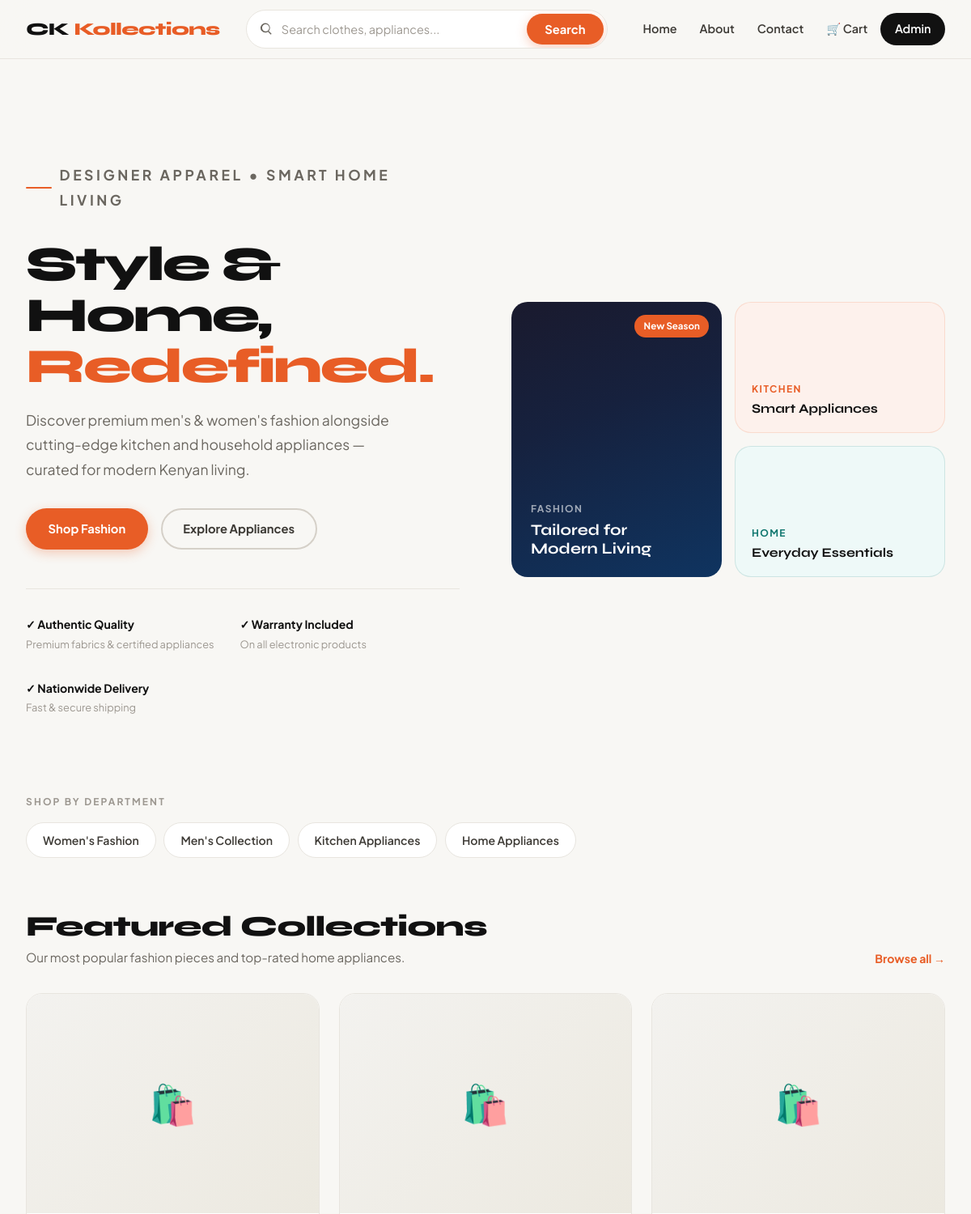
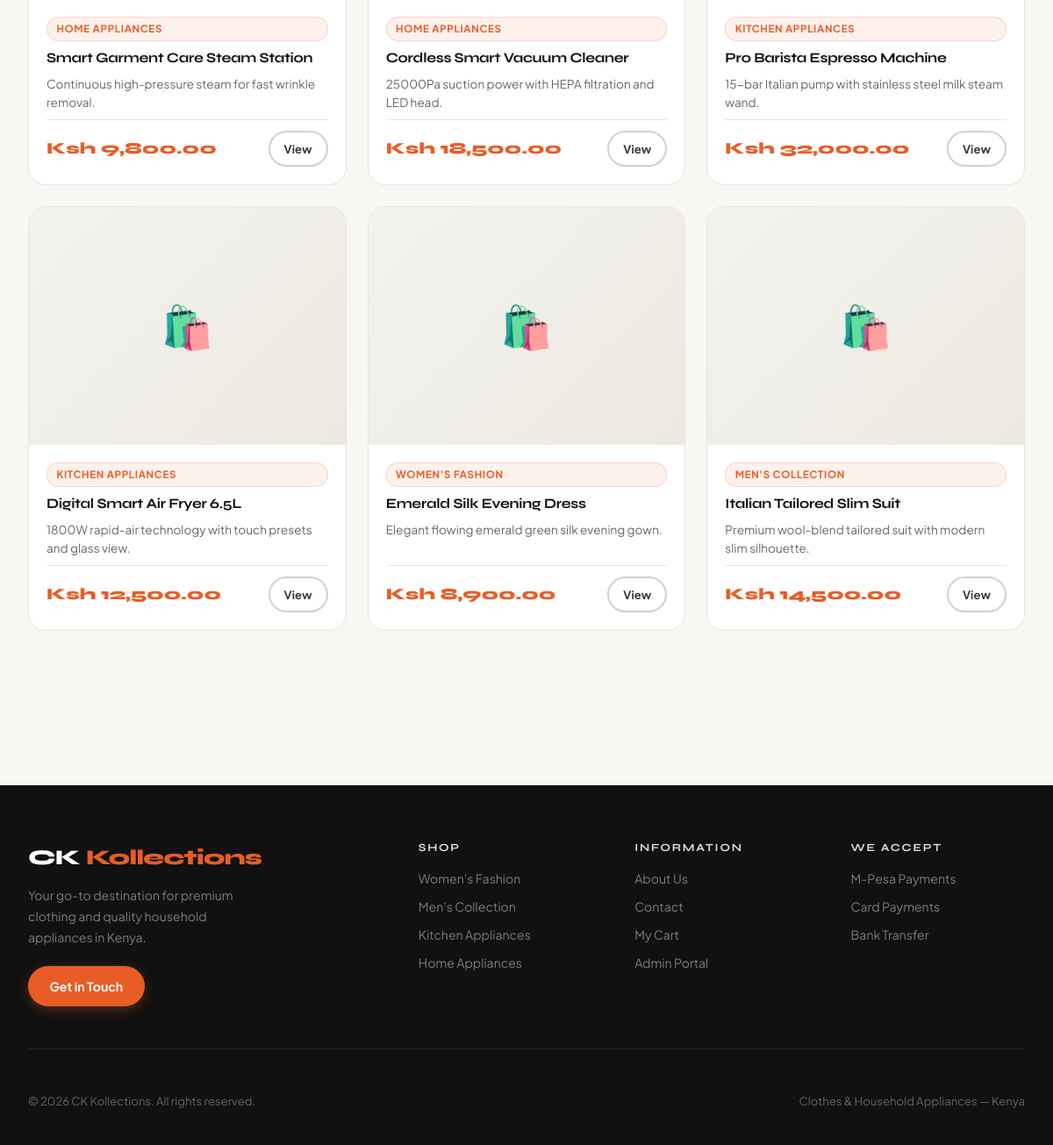
The page / on the database its author committed (2 pictures, top to bottom).
### tables this page shows
CREATE TABLE IF NOT EXISTS categories (
  id INT AUTO_INCREMENT PRIMARY KEY,
  name VARCHAR(255) NOT NULL,
  slug VARCHAR(255) NOT NULL UNIQUE,
  display_order INT NOT NULL DEFAULT 0
);

CREATE TABLE IF NOT EXISTS products (
  id INT AUTO_INCREMENT PRIMARY KEY,
  category_id INT NOT NULL,
  name VARCHAR(255) NOT NULL,
  short_description TEXT NOT NULL,
  description TEXT NOT NULL,
  price DECIMAL(10,2) NOT NULL,
  image VARCHAR(255) NOT NULL,
  created_at TIMESTAMP DEFAULT CURRENT_TIMESTAMP,
  updated_at TIMESTAMP DEFAULT CURRENT_TIMESTAMP ON UPDATE CURRENT_TIMESTAMP,
  FOREIGN KEY (category_id) REFERENCES categories(id) ON DELETE CASCADE
);

### includes/functions.php (called while the page is built, shortened)
<?php
function getDbConnection() {
    static $pdo;
    if ($pdo !== null) {
        return $pdo;
    }
    $config = getConfig();
    $host = $config['MYSQL_HOST'] ?? '127.0.0.1';
    $db = $config['MYSQL_DATABASE'] ?? 'alcy_42591217_ckkollection';
    $user = $config['MYSQL_USER'] ?? 'root';
    $pass = $config['MYSQL_PASSWORD'] ?? '';
    $dsn = sprintf('mysql:host=%s;dbname=%s;charset=utf8mb4', $host, $db);
    try {
        $pdo = new PDO($dsn, $user, $pass, [
            PDO::ATTR_ERRMODE => PDO::ERRMODE_EXCEPTION,
            PDO::ATTR_DEFAULT_FETCH_MODE => PDO::FETCH_ASSOC,
            PDO::ATTR_TIMEOUT => 3,
        ]);
    } catch (PDOException $e) {
        if ($host !== '127.0.0.1' && $host !== 'localhost') {
            try {
                $localDsn = sprintf('mysql:host=127.0.0.1;dbname=%s;charset=utf8mb4', $db);
                $pdo = new PDO($localDsn, 'root', '', [
                    PDO::ATTR_ERRMODE => PDO::ERRMODE_EXCEPTION,
                    PDO::ATTR_DEFAULT_FETCH_MODE => PDO::FETCH_ASSOC,
                ]);
            } catch (PDOException $fallbackError) {
                try {
                    $serverPdo = new PDO('mysql:host=127.0.0.1;charset=utf8mb4', 'root', '', [
                        PDO::ATTR_ERRMODE => PDO::ERRMODE_EXCEPTION,
                    ]);
                    $serverPdo->exec("CREATE DATABASE IF NOT EXISTS `$db` CHARACTER SET utf8mb4 COLLATE utf8mb4_unicode_ci");
                    $pdo = new PDO($localDsn, 'root', '', [
                        PDO::ATTR_ERRMODE => PDO::ERRMODE_EXCEPTION,
                        PDO::ATTR_DEFAULT_FETCH_MODE => PDO::FETCH_ASSOC,
                    ]);
                } catch (PDOException $createError) {
                    renderDbErrorScreen($e->getMessage(), $host);
                    exit;
                }
            }
        } else {
            try {
                $serverPdo = new PDO('mysql:host=127.0.0.1;charset=utf8mb4', $user, $pass, [
                    PDO::ATTR_ERRMODE => PDO::ERRMODE_EXCEPTION,
                ]);
                $serverPdo->exec("CREATE DATABASE IF NOT EXISTS `$db` CHARACTER SET utf8mb4 COLLATE utf8mb4_unicode_ci");
                $pdo = new PDO($dsn, $user, $pass, [
                    PDO::ATTR_ERRMODE => PDO::ERRMODE_EXCEPTION,
                    PDO::ATTR_DEFAULT_FETCH_MODE => PDO::FETCH_ASSOC,
                ]);
            } catch (PDOException $finalErr) {
                renderDbErrorScreen($e->getMessage(), $host);
                exit;
            }
        }
    }
    return $pdo;
}
function getCategories() {
    $pdo = getDbConnection();
    $stmt = $pdo->query('SELECT id, name, slug, display_order FROM categories ORDER BY display_order ASC, name ASC');
    return $stmt->fetchAll();
}
function getProducts($categorySlug = null, $search = null) {
    $pdo = getDbConnection();
    $sql = 'SELECT p.id, p.name, p.short_description, p.description, p.price, p.image, c.slug AS category_slug, c.name AS category_name
            FROM products p
            JOIN categories c ON p.category_id = c.id';
    $params = [];
    $sql .= ' ORDER BY p.id DESC';
    $stmt = $pdo->prepare($sql);
    $stmt->execute($params);
    return $stmt->fetchAll();
}
?>

### index.php (the view, shortened to what this page needs)
<?php
require_once __DIR__ . '/includes/functions.php';
$categories = getCategories();
$products   = getProducts();
include __DIR__ . '/includes/header.php';
?>
<main class="page-content">
  <section class="hero">
    <div class="hero-copy">
      <p class="eyebrow">Designer Apparel &bull; Smart Home Living</p>
      <h1>Style &amp; Home,<br><em>Redefined.</em></h1>
      <p>Discover premium men's &amp; women's fashion alongside cutting-edge kitchen and household appliances — curated for modern Kenyan living.</p>
      <div class="hero-actions">
        <a href="category.php?slug=womens-fashion"     class="button button-primary">Shop Fashion</a>
        <a href="category.php?slug=kitchen-appliances" class="button button-secondary">Explore Appliances</a>
      </div>
      <div class="trust-bar">
        <div class="trust-item">
          <strong>✓ Authentic Quality</strong>
          <span>Premium fabrics &amp; certified appliances</span>
        </div>
        <div class="trust-item">
          <strong>✓ Warranty Included</strong>
          <span>On all electronic products</span>
        </div>
        <div class="trust-item">
          <strong>✓ Nationwide Delivery</strong>
          <span>Fast &amp; secure shipping</span>
        </div>
      </div>
    </div>
    <div class="hero-image">
      <div class="hero-visual-grid">
        <div class="hero-card hero-card-tall">
          <span class="hero-badge">New Season</span>
          <div>
            <div class="hero-card-label">Fashion</div>
            <div class="hero-card-title">Tailored for<br>Modern Living</div>
          </div>
        </div>
        <div class="hero-card hero-card-short">
          <div class="hero-card-label">Kitchen</div>
          <div class="hero-card-title">Smart Appliances</div>
        </div>
        <div class="hero-card hero-card-short teal-card">
          <div class="hero-card-label">Home</div>
          <div class="hero-card-title">Everyday Essentials</div>
        </div>
      </div>
    </div>
  </section>
  <section class="category-pills">
    <p class="section-label">Shop by Department</p>
    <div class="pill-list">
      <?php foreach ($categories as $cat): ?>
        <a class="pill" href="category.php?slug=<?php echo urlencode($cat['slug']); ?>">
          <?php echo htmlspecialchars($cat['name']); ?>
        </a>
      <?php endforeach; ?>
    </div>
  </section>
  <section class="featured-products">
    <div class="section-header">
      <div>
        <h2>Featured Collections</h2>
        <p>Our most popular fashion pieces and top-rated home appliances.</p>
      </div>
      <a href="search.php?q=" class="link-more">Browse all &rarr;</a>
    </div>
    <div class="product-grid">
      <?php foreach (array_slice($products, 0, 6) as $product): ?>
        <article class="product-card">
          <div class="product-card-img-wrap">
          </div>
          <div class="product-card-body">
            <span class="badge badge-category"><?php echo htmlspecialchars($product['category_name'] ?? 'Collection'); ?></span>
            <h3><?php echo htmlspecialchars($product['name']); ?></h3>
            <p><?php echo htmlspecialchars($product['short_description']); ?></p>
            <div class="product-meta">
              <span class="price">Ksh <?php echo number_format($product['price'], 2); ?></span>
              <a class="button button-secondary" style="padding:0.5rem 1rem;font-size:0.82rem;" href="product.php?id=<?php echo $product['id']; ?>">View</a>
            </div>
          </div>
        </article>
      <?php endforeach; ?>
    </div>
  </section>
</main>
<?php include __DIR__ . '/includes/footer.php'; ?>

### rows shown on the page
categories: name "Women's Fashion"
categories: name "Men's Collection"
categories: name "Kitchen Appliances"
categories: name "Home Appliances"
products: category.name "HOME APPLIANCES", name "Smart Garment Care Steam Station", short_description "Continuous high-pressure steam for fast wrinkle removal.", price "9,800.00"
products: category.name "HOME APPLIANCES", name "Cordless Smart Vacuum Cleaner", short_description "25000Pa suction power with HEPA filtration and LED head.", price "18,500.00"
products: category.name "KITCHEN APPLIANCES", name "Pro Barista Espresso Machine", short_description "15-bar Italian pump with stainless steel milk steam wand.", price "32,000.00"
products: category.name "KITCHEN APPLIANCES", name "Digital Smart Air Fryer 6.5L", short_description "1800W rapid-air technology with touch presets and glass view.", price "12,500.00"
products: category.name "WOMEN'S FASHION", name "Emerald Silk Evening Dress", short_description "Elegant flowing emerald green silk evening gown.", price "8,900.00"
products: category.name "MEN'S COLLECTION", name "Italian Tailored Slim Suit", short_description "Premium wool-blend tailored suit with modern slim silhouette.", price "14,500.00"
